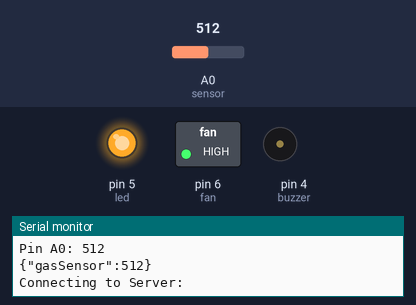
The sketch below on a simulated Arduino Uno, built with avr-gcc and run on an emulated ATmega328P. On the bench: switched loads named in the sketch (green lamp = pin HIGH), output pins drawn as LEDs (lit = HIGH), buzzer (waves = sounding), the last lines printed to the serial monitor. The inputs (shaded band) are chosen by the test bench; at power-on: A0 (sensor) = 512. WiFi joins after 1.5 s; servers stay silent unless stated; uploads are accepted with an empty reply; pins used as bus, display or sensor lines are not drawn.

Above: at 3.0 s.
4.0 s: A0 (sensor) set to 367
7.5 s: A0 (sensor) set to 332
At 8.1 s:
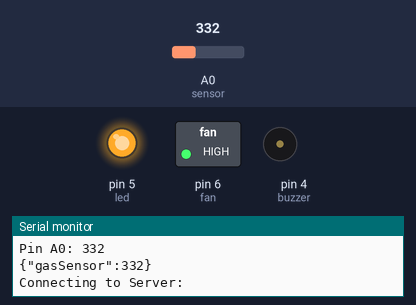
9.0 s: A0 (sensor) set to 360
At 13.0 s:
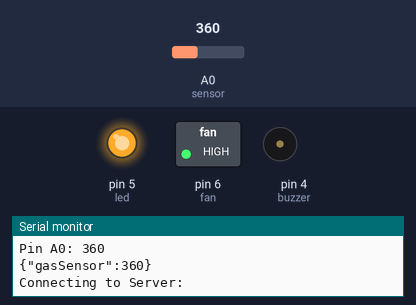
13.1 s: A0 (sensor) set to 340
At 13.9 s:
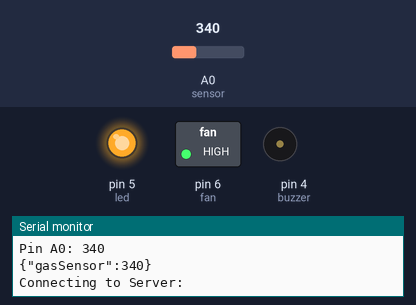
Timing chart, 0 to 15.6 s (numbered marks = the images above; inputs shaded):
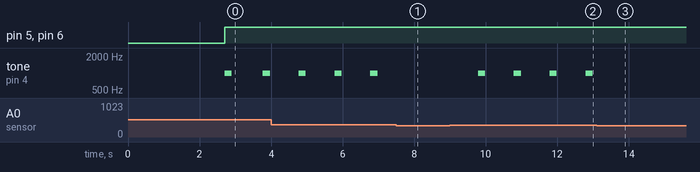

The sketch:

GasDetector.ino
```cpp
//import neccessary libraries of Ethernet Shield
#include <SPI.h>
#include <Ethernet.h>

//This program is a gas detector system

//set ports for components
int buzzer = 4;
int led = 5;
int fan = 6;
int sensor = A0;

//MAC address of the Ethernet Shield
byte mac[] = { 0xDE, 0xAD, 0xBE, 0xEF, 0xFE, 0xED };
//IP address of RMIT
byte ip[] = { 10, 247, 219, 99 };
byte gateway[] = { 10, 247, 219, 1 };
byte subnet[]  = { 255, 255, 254, 0 };

//IP address of the server deployed on Amazon
byte server[] = { 54, 88, 228, 147 };

// Initialize the Ethernet client library
EthernetClient client;

void setup() {
  // Open serial communications and wait for port to open:
  Serial.begin(9600);

  // start the Ethernet connection:
  if (Ethernet.begin(mac) == 0) {
    Serial.println("Failed to configure Ethernet using DHCP");
    Ethernet.begin(mac, ip, gateway, subnet);
  }
  //set fan, buzzer, led as output
  pinMode(fan, OUTPUT);
  pinMode(buzzer, OUTPUT);
  pinMode(led, OUTPUT);
  //set sensor as input of the system
  pinMode(sensor, INPUT);

  delay(1000);
  //connect to server through port 8080
  client.connect(server, 8080);
  Serial.println("Connecting");
}

void loop() {
  //read analod value
  int analogSensor = analogRead(sensor);
  Serial.print("Pin A0: ");
  Serial.println(analogSensor); // print the gas value on Serial Monitor

  //set data in JSON type to send to the server
  String data = "{\"gasSensor\":";
  data += analogSensor;
  data += "}";
  Serial.println(data);

  if (!client.connected()) //if the server is not connected, try to connect it
    {
      client.connect(server, 8080);
    }
  if(client.connected()){
      //header of the POST request
     Serial.println("Connecting to Server: ");
     client.println("POST / HTTP/1.1");
     client.println("Host: http://ec2-54-88-228-147.compute-1.amazonaws.com/");
     client.println("Connection: close");
     client.println("Content-Type: application/json"); //send data as json
     client.print("Content-Length: ");
     client.println(data.length());

     client.println();
     client.println(data); //body of the POST request
  }
  else {
     Serial.println("Cannot connect to Server");
  }

  // If the value > 200, turn on fan and led only
  // If the value > 350, activate the buzzer until the gas value decrease to <= 200
  if(analogSensor > 200){
    digitalWrite(fan, HIGH);
    digitalWrite(led, HIGH);
     if(analogSensor > 350) {
      digitalWrite(buzzer, HIGH);
      tone(buzzer, 1000, 200);
     }
    else {
       digitalWrite(buzzer, LOW);
       noTone(buzzer);
     }
   }
   //if the gas <= 200, turn off the fan and the LED
  else {
    digitalWrite(fan, LOW);
    digitalWrite(led, LOW);
   }


  // if the server's disconnected, stop the client:
  if (!client.connected()) {
    Serial.println();
    Serial.println("disconnecting.");
    client.stop();
  }
  delay(1000);
}
```

Measured:
- the behaviour switches between 351 and 350 on A0 (sensor) (found by bisection; images 0 and 1)
- after the input at 7.5 s, tone on pin 4 (buzzer): stops changing and stays silent
- after the input at 9.0 s, tone on pin 4 (buzzer): alternates 1000 Hz for 0.20 s and silent for 0.80 s, starting after 0.79 s
- after the input at 13.1 s, tone on pin 4 (buzzer): stops changing and stays silent
- by itself, tone on pin 4 (buzzer): alternates 1000 Hz for 0.20 s and silent for 0.80 s
